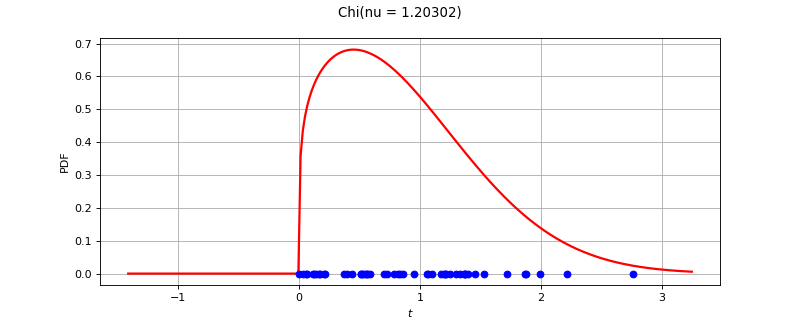

The Python source for this figure:
import openturns as ot
from matplotlib import pyplot as plt
from openturns.viewer import View
ot.RandomGenerator.SetSeed(0)
factory = ot.ChiFactory()
ref = factory.build()
dimension = ref.getDimension()
if dimension <= 2:
    sample = ref.getSample(50)
    distribution = factory.build(sample)
    if dimension == 1:
        distribution.setDescription(['$t$'])
        pdf_graph = distribution.drawPDF(256)
        cloud = ot.Cloud(sample, ot.Sample(sample.getSize(), 1))
        cloud.setColor('blue')
        cloud.setPointStyle('fcircle')
        pdf_graph.add(cloud)
        fig = plt.figure(figsize=(10, 4))
        plt.suptitle(str(distribution))
        pdf_axis = fig.add_subplot(111)
        View(pdf_graph, figure=fig, axes=[pdf_axis], add_legend=False)
    else:
        sample = ref.getSample(500)
        distribution.setDescription(['$t_0$', '$t_1$'])
        pdf_graph = distribution.drawPDF([256]*2)
        cloud = ot.Cloud(sample)
        cloud.setColor('red')
        cloud.setPointStyle('fcircle')
        pdf_graph.add(cloud)
        fig = plt.figure(figsize=(10, 4))
        plt.suptitle(str(distribution))
        pdf_axis = fig.add_subplot(111)
        View(pdf_graph, figure=fig, axes=[pdf_axis], add_legend=False, square_axes=True)
